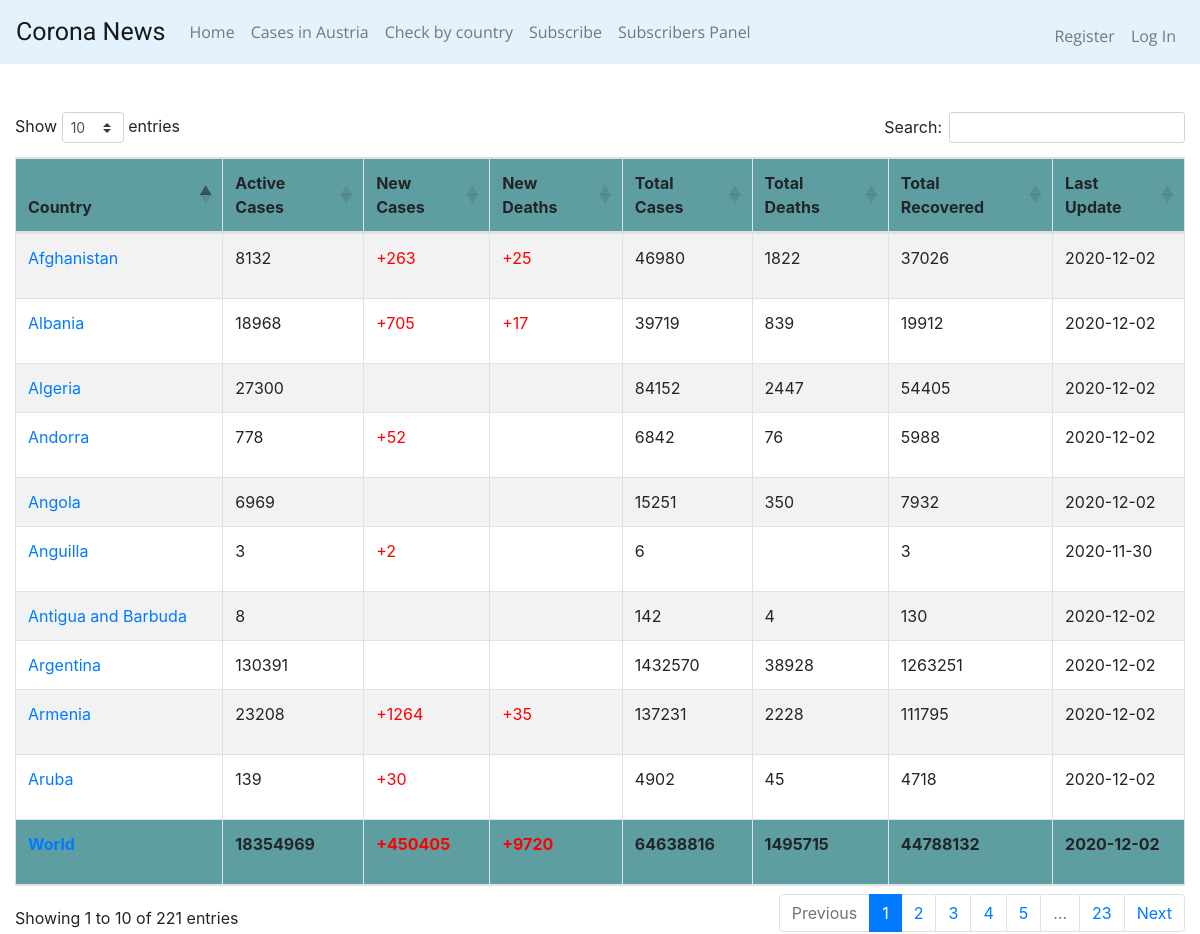
The page /casesWorld on the database as committed earlier.
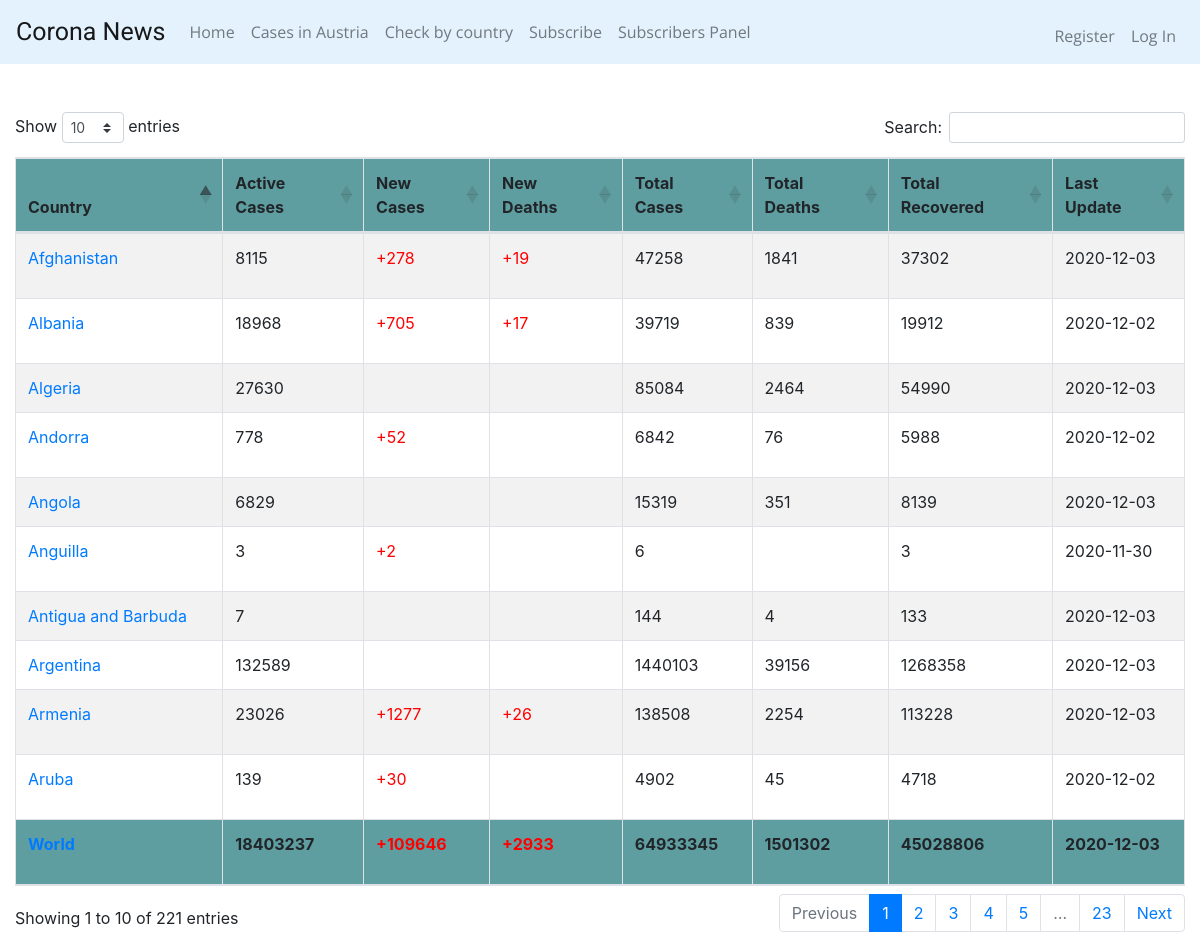
The same page on the database as committed later.
### tables this page shows
CREATE TABLE casesWorld (id INTEGER PRIMARY KEY AUTOINCREMENT NOT NULL, country TEXT, active INTEGER, new INTEGER, deaths INTEGER, totalCases INTEGER, totalDeaths INTEGER, totalRecovered INTEGER, date date);

### app.py (the view)
@app.route("/casesWorld")
def casesWorld():
    tblCasesWorld = "casesWorld"
    tableValues = {}
    totalCases = {}
    tableValues = select_cases(tblCasesWorld)
    totalCases = select_cases_where_country(tblCasesWorld, "World")
    return render_template('casesWorld.html', casesWorld=tableValues, totalCases=totalCases)

### app.py (called while the page is built)
@app.after_request
def after_request(response):
    response.headers["Cache-Control"] = "no-cache, no-store, must-revalidate"
    response.headers["Expires"] = 0
    response.headers["Pragma"] = "no-cache"
    return response

### coronaCasesDAO.py (called while the page is built)
def select_cases(tableName):
    conn = connect_to_db()
    conn.row_factory = dict_factory
    cursor = conn.cursor()
    format_str = """SELECT country, active, new, deaths, totalCases, totalDeaths, totalRecovered, date FROM "{table}";"""
    sql_command = format_str.format(table=tableName)
    cursor.execute(sql_command)
    result = cursor.fetchall()
    conn.close()
    return result

def select_cases_where_country(tableName, country):
    conn = connect_to_db()
    conn.row_factory = dict_factory
    cursor = conn.cursor()
    format_str = """SELECT country, active, new, deaths, totalCases, totalDeaths, totalRecovered, date FROM "{table}" WHERE country="{countryName}";"""
    sql_command = format_str.format(table=tableName, countryName=country)
    cursor.execute(sql_command)
    result = cursor.fetchall()
    conn.close()
    return result

### helpers.py (called while the page is built)
def connect_to_db():
    conn = sqlite3.connect('coronaDatabase.db')
    return conn

### templates/casesWorld.html (shortened to what this page needs)
{% extends "layout.html" %}
{% block headSergiu %}
    <link href="https://cdn.datatables.net/1.10.22/css/dataTables.bootstrap4.min.css" rel="stylesheet">
{% endblock %}
{% block main %}
    <div class="col">
        <br>
        <table id="example" class="table table-striped table-bordered" style="width:100%">
            <thead>
                <tr style="background-color:cadetblue">
                    <th>Country</th>
                    <th>Active Cases</th>
                    <th>New Cases</th>
                    <th>New Deaths</th>
                    <th>Total Cases</th>
                    <th>Total Deaths</th>
                    <th>Total Recovered</th>
                    <th>Last Update</th>
                </tr>
            </thead>
            <tfoot>
                {% for dict_item in totalCases %}
                <tr style="background-color: cadetblue; font-weight: bold;">
                    <td >
                        {% set country = dict_item.get("country") %}
                        <a href="/history/{{ country }}" target="_blank">{{ country }}</a>
                    </td>
                    <td>
                        {{dict_item.get("active")}}
                    </td>
                    <td style="color:red;">
                        {% set new = dict_item.get("new") %}
                        {% if new != "" %}
                            <p>+{{ new }}</p>
                        {% else %}
                            <p></p>
                        {% endif %}
                    </td>
                    <td style="color:red;">
                        {% set deaths = dict_item.get("deaths") %}
                        {% if deaths != "" %}
                            <p>+{{ deaths }}</p>
                        {% else %}
                            <p></p>
                        {% endif %}
                    </td>
                    <td>
                        {{dict_item.get("totalCases")}}
                    </td>
                    <td>
                        {{dict_item.get("totalDeaths")}}
                    </td>
                    <td>
                        {{dict_item.get("totalRecovered")}}
                    </td>
                    <td>
                        {{dict_item.get("date")}}
                    </td>
                </tr>
                {% endfor %}
            </tfoot>
            <tbody>
            {% for dict_item in casesWorld %}
                <tr>
                        <td>
                            {% set country = dict_item.get("country") %}
                            <a href="/history/{{ country }}">{{ country }}</a>
                        </td>
                        <td>
                            {{dict_item.get("active")}}
                        </td>
                        <td style="color: red;">
                            {% set new = dict_item.get("new") %}
                            {% if new != "" %}
                                <p>+{{ new }}</p>
                            {% else %}
                                <p></p>
                            {% endif %}
                        </td>
                        <td style="color: red;">
                            {% set deaths = dict_item.get("deaths") %}
                            {% if deaths != "" %}
                                <p>+{{ deaths }}</p>
                            {% else %}
                                <p></p>
                            {% endif %}
                        </td>
                        <td>
                            {{dict_item.get("totalCases")}}
                        </td>
                        <td>
                            {{dict_item.get("totalDeaths")}}
                        </td>
                        <td>
                            {{dict_item.get("totalRecovered")}}
                        </td>
                        <td>
                            {{dict_item.get("date")}}
                        </td>
                </tr>
            {% endfor %}
            </tbody>
        </table>
    </div>
{% endblock %}

Rows that differ between the two databases and show on the page:
changed casesWorld "World": get "18354969" → "18403237"; new "450405" → "109646"; deaths "9720" → "2933"; get "64638816" → "64933345"; get "1495715" → "1501302"; get "44788132" → "45028806"; get "2020-12-02" → "2020-12-03"
changed casesWorld "Argentina": get "130391" → "132589"; get "1432570" → "1440103"; get "38928" → "39156"; get "1263251" → "1268358"; get "2020-12-02" → "2020-12-03"
changed casesWorld "Armenia": get "23208" → "23026"; new "1264" → "1277"; deaths "35" → "26"; get "137231" → "138508"; get "2228" → "2254"; get "111795" → "113228"; get "2020-12-02" → "2020-12-03"
changed casesWorld "Algeria": get "27300" → "27630"; get "84152" → "85084"; get "2447" → "2464"; get "54405" → "54990"; get "2020-12-02" → "2020-12-03"
changed casesWorld "Afghanistan": get "8132" → "8115"; new "263" → "278"; deaths "25" → "19"; get "46980" → "47258"; get "1822" → "1841"; get "37026" → "37302"; get "2020-12-02" → "2020-12-03"
changed casesWorld "Angola": get "6969" → "6829"; get "15251" → "15319"; get "350" → "351"; get "7932" → "8139"; get "2020-12-02" → "2020-12-03"
changed casesWorld "Antigua and Barbuda": get "8" → "7"; get "142" → "144"; get "130" → "133"; get "2020-12-02" → "2020-12-03"
